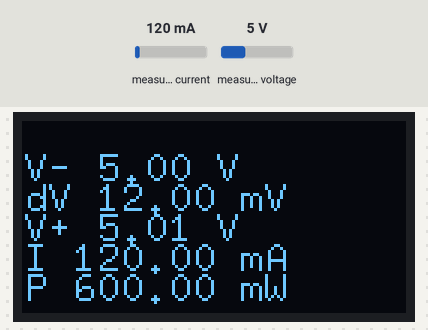
Bench run of a sketch on a simulated ESP32. On the bench: 128×64 one-colour display. The test bench sets the inputs (shaded band); at power-on: measured current 120 mA, measured voltage 5 V. What the sketch prints to the serial monitor is not drawn.

Above: at 1.2 s.
1.3 s: measured current set to 40 mA
At 2.8 s:
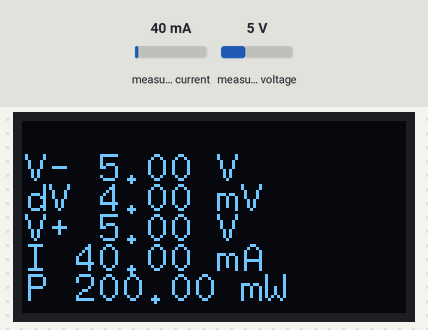
3.1 s: measured voltage set to 0.3 V
At 4.3 s:
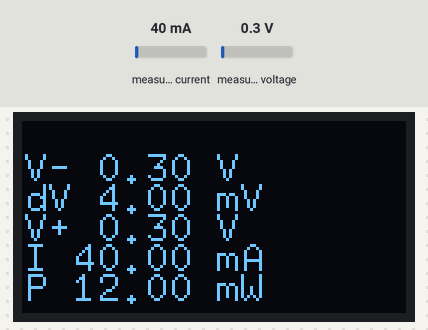
4.7 s: measured current set to 500 mA
At 5.5 s:
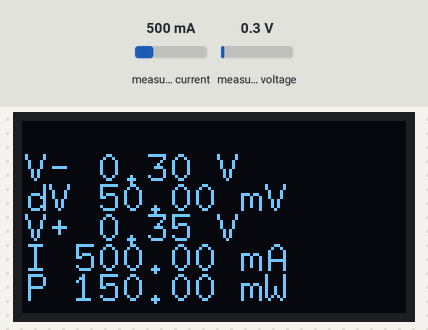
6.3 s: measured voltage set to 3.8 V
At 6.8 s:
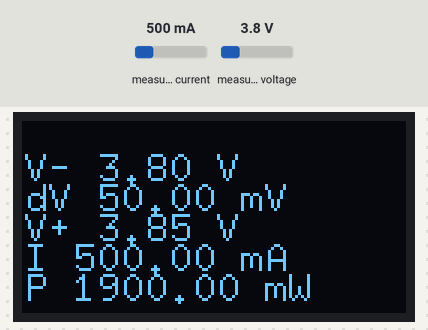
Timing chart, 0 to 8.9 s (numbered marks = the images above; inputs shaded):
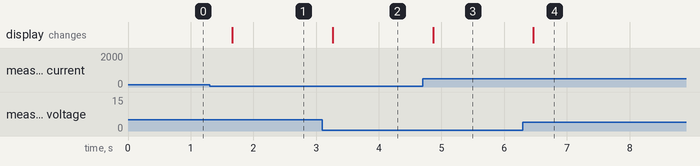

The sketch:

ESP32_ina219_u8g2_v2.ino
```cpp
/**********************************************
* INA219 library example
* 10 May 2012 by johngineer
*
* 9 January 2016 Flavius Bindea: changed default values and begin()
*
* this code is public domain.
**********************************************/


#include <Wire.h>
#include <INA219.h>
#include <U8g2lib.h>
#ifdef U8X8_HAVE_HW_SPI
#include <SPI.h>
#endif
#ifdef U8X8_HAVE_HW_I2C
#include <Wire.h>
#endif

//U8G2_SSD1306_128X64_NONAME_F_SW_I2C u8g2(U8G2_R0, /* clock=*/ SCL, /* data=*/ SDA, /* reset=*/ U8X8_PIN_NONE);   // All Boards without Reset of the Display
U8G2_SSD1306_128X64_NONAME_F_HW_I2C u8g2(U8G2_R0, /* reset=*/ U8X8_PIN_NONE);

INA219 ina219;


void setup() {
  Serial.begin(115200);
  u8g2.begin();
  ina219.begin();
  // begin calls:
  // configure() with default values RANGE_32V, GAIN_8_320MV, ADC_12BIT, ADC_12BIT, CONT_SH_BUS
  // calibrate() with default values D_SHUNT=0.1, D_V_BUS_MAX=32, D_V_SHUNT_MAX=0.2, D_I_MAX_EXPECTED=2
  // in order to work directly with ADAFruit's INA219B breakout
}

static float shuntvoltage = 0;
static float busvoltage = 0;
static float current_mA = 0;
static float loadvoltage = 0;
static float power = 0;

static uint32_t pos = 0;

void loop() {
  char *textbuf;

  pos++;

  shuntvoltage = ina219.shuntVoltage()*1000;
  busvoltage = ina219.busVoltage();
  current_mA = ina219.shuntCurrent()*1000;
  loadvoltage = busvoltage + (shuntvoltage/1000);
  power = ina219.busPower()*1000;

  u8g2.clearBuffer();
  //u8g2.setFont(u8g2_font_6x10_tf);
  u8g2.setFont(u8g2_font_8x13_tf);
  u8g2.setFontRefHeightExtendedText();
  u8g2.setDrawColor(1);
  u8g2.setFontPosTop();
  u8g2.setFontDirection(0);

  textbuf = (char *)String(String("V- ")+String(busvoltage)+String(" V ")).c_str();
  u8g2.drawStr(1,10, textbuf);
  Serial.print(textbuf);

  textbuf = (char *)String(String("dV ")+String(shuntvoltage)+String(" mV ")).c_str();
  u8g2.drawStr(1,20, textbuf);
  Serial.print(textbuf);

  textbuf = (char *)String(String("V+ ")+String(loadvoltage)+String(" V ")).c_str();
  u8g2.drawStr(1,30, textbuf);
  Serial.print(textbuf);

  textbuf = (char *)String(String("I ")+String(current_mA)+String(" mA ")).c_str();
  u8g2.drawStr(1,40, textbuf);
  Serial.print(textbuf);

  textbuf = (char *)String(String("P ")+String(power)+String(" mW ")).c_str();
  u8g2.drawStr(1,50, textbuf);
  Serial.println(textbuf);

  u8g2.sendBuffer();

  delay(500);
}
```

Measured:
- after the input at 1.3 s, the display: changes after 0.36 s (image 1)
- after the input at 3.1 s, the display: changes after 0.17 s (image 2)
- after the input at 4.7 s, the display: changes after 0.17 s (image 3)
- after the input at 6.3 s, the display: changes after 0.17 s (image 4)
